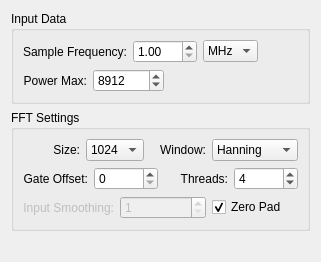
     <widget class="QWidget" name="tab_3" >
      <attribute name="title" >
       <string>General</string>
      </attribute>
      <layout class="QVBoxLayout" >
       <item>
        <widget class="QGroupBox" name="groupBox_4" >
         <property name="title" >
          <string>Input Data</string>
         </property>
         <layout class="QVBoxLayout" >
          <item>
           <layout class="QHBoxLayout" >
            <item>
             <widget class="QLabel" name="label_13" >
              <property name="text" >
               <string>Sample Frequency:</string>
              </property>
              <property name="alignment" >
               <set>Qt::AlignRight|Qt::AlignTrailing|Qt::AlignVCenter</set>
              </property>
             </widget>
            </item>
            <item>
             <widget class="QDoubleSpinBox" name="sampleFrequencyValue_" >
              <property name="suffix" >
               <string/>
              </property>
              <property name="minimum" >
               <double>1.000000000000000</double>
              </property>
              <property name="maximum" >
               <double>999.990000000000009</double>
              </property>
              <property name="singleStep" >
               <double>10.000000000000000</double>
              </property>
              <property name="value" >
               <double>1.000000000000000</double>
              </property>
             </widget>
            </item>
            <item>
             <widget class="QComboBox" name="sampleFrequencyScale_" >
              <property name="sizePolicy" >
               <sizepolicy vsizetype="Fixed" hsizetype="Preferred" >
                <horstretch>0</horstretch>
                <verstretch>0</verstretch>
               </sizepolicy>
              </property>
              <property name="currentIndex" >
               <number>2</number>
              </property>
              <item>
               <property name="text" >
                <string>Hz</string>
               </property>
              </item>
              <item>
               <property name="text" >
                <string>kHz</string>
               </property>
              </item>
              <item>
               <property name="text" >
                <string>MHz</string>
               </property>
              </item>
              <item>
               <property name="text" >
                <string>GHz</string>
               </property>
              </item>
             </widget>
            </item>
            <item>
             <spacer>
              <property name="orientation" >
               <enum>Qt::Horizontal</enum>
              </property>
              <property name="sizeHint" >
               <size>
                <width>40</width>
                <height>20</height>
               </size>
              </property>
             </spacer>
            </item>
           </layout>
          </item>
          <item>
           <layout class="QHBoxLayout" >
            <item>
             <widget class="QLabel" name="powerMaxLabel_1" >
              <property name="enabled" >
               <bool>true</bool>
              </property>
              <property name="text" >
               <string>Power Max:</string>
              </property>
              <property name="alignment" >
               <set>Qt::AlignRight|Qt::AlignTrailing|Qt::AlignVCenter</set>
              </property>
             </widget>
            </item>
            <item>
             <widget class="QSpinBox" name="powerMax_" >
              <property name="minimum" >
               <number>-100000</number>
              </property>
              <property name="maximum" >
               <number>100000</number>
              </property>
              <property name="value" >
               <number>8912</number>
              </property>
             </widget>
            </item>
            <item>
             <spacer>
              <property name="orientation" >
               <enum>Qt::Horizontal</enum>
              </property>
              <property name="sizeHint" >
               <size>
                <width>40</width>
                <height>20</height>
               </size>
              </property>
             </spacer>
            </item>
           </layout>
          </item>
         </layout>
        </widget>
       </item>
       <item>
        <widget class="QGroupBox" name="groupBox_3" >
         <property name="title" >
          <string>FFT Settings</string>
         </property>
         <layout class="QVBoxLayout" >
          <item>
           <layout class="QHBoxLayout" >
            <item>
             <widget class="QLabel" name="label_8" >
              <property name="text" >
               <string>Size:</string>
              </property>
              <property name="alignment" >
               <set>Qt::AlignRight|Qt::AlignTrailing|Qt::AlignVCenter</set>
              </property>
             </widget>
            </item>
            <item>
             <widget class="QComboBox" name="fftSize_" >
              <property name="currentIndex" >
               <number>3</number>
              </property>
              <item>
               <property name="text" >
                <string>128</string>
               </property>
              </item>
              <item>
               <property name="text" >
                <string>256</string>
               </property>
              </item>
              <item>
               <property name="text" >
                <string>512</string>
               </property>
              </item>
              <item>
               <property name="text" >
                <string>1024</string>
               </property>
              </item>
              <item>
               <property name="text" >
                <string>2048</string>
               </property>
              </item>
              <item>
               <property name="text" >
                <string>4096</string>
               </property>
              </item>
              <item>
               <property name="text" >
                <string>8192</string>
               </property>
              </item>
             </widget>
            </item>
            <item>
             <widget class="QLabel" name="label_6" >
              <property name="text" >
               <string>Window:</string>
              </property>
              <property name="alignment" >
               <set>Qt::AlignRight|Qt::AlignTrailing|Qt::AlignVCenter</set>
              </property>
             </widget>
            </item>
            <item>
             <widget class="QComboBox" name="windowType_" >
              <property name="currentIndex" >
               <number>2</number>
              </property>
              <item>
               <property name="text" >
                <string>Rectangle</string>
               </property>
              </item>
              <item>
               <property name="text" >
                <string>Triangle</string>
               </property>
              </item>
              <item>
               <property name="text" >
                <string>Hanning</string>
               </property>
              </item>
              <item>
               <property name="text" >
                <string>Hamming</string>
               </property>
              </item>
              <item>
               <property name="text" >
                <string>Blackman</string>
               </property>
              </item>
             </widget>
            </item>
           </layout>
          </item>
          <item>
           <layout class="QHBoxLayout" >
            <item>
             <widget class="QLabel" name="label_9" >
              <property name="text" >
               <string>Gate Offset:</string>
              </property>
              <property name="alignment" >
               <set>Qt::AlignRight|Qt::AlignTrailing|Qt::AlignVCenter</set>
              </property>
             </widget>
            </item>
            <item>
             <widget class="QSpinBox" name="gateStart_" >
              <property name="maximum" >
               <number>5000</number>
              </property>
              <property name="singleStep" >
               <number>10</number>
              </property>
             </widget>
            </item>
            <item>
             <widget class="QLabel" name="label_11" >
              <property name="text" >
               <string>Threads:</string>
              </property>
              <property name="alignment" >
               <set>Qt::AlignRight|Qt::AlignTrailing|Qt::AlignVCenter</set>
              </property>
             </widget>
            </item>
            <item>
             <widget class="QSpinBox" name="workerThreadCount_" >
              <property name="minimum" >
               <number>1</number>
              </property>
              <property name="maximum" >
               <number>8</number>
              </property>
              <property name="singleStep" >
               <number>1</number>
              </property>
              <property name="value" >
               <number>4</number>
              </property>
             </widget>
            </item>
           </layout>
          </item>
          <item>
           <layout class="QHBoxLayout" >
            <item>
             <widget class="QLabel" name="label_10" >
              <property name="enabled" >
               <bool>false</bool>
              </property>
              <property name="text" >
               <string>Input Smoothing:</string>
              </property>
              <property name="alignment" >
               <set>Qt::AlignRight|Qt::AlignTrailing|Qt::AlignVCenter</set>
              </property>
             </widget>
            </item>
            <item>
             <widget class="QSpinBox" name="smoothing_" >
              <property name="enabled" >
               <bool>false</bool>
              </property>
              <property name="minimum" >
               <number>1</number>
              </property>
              <property name="maximum" >
               <number>100</number>
              </property>
              <property name="singleStep" >
               <number>1</number>
              </property>
              <property name="value" >
               <number>1</number>
              </property>
             </widget>
            </item>
            <item>
             <widget class="QCheckBox" name="zeroPad_" >
              <property name="text" >
               <string>Zero Pad</string>
              </property>
              <property name="checked" >
               <bool>true</bool>
              </property>
             </widget>
            </item>
           </layout>
          </item>
         </layout>
        </widget>
       </item>
       <item>
        <spacer>
         <property name="orientation" >
          <enum>Qt::Vertical</enum>
         </property>
         <property name="sizeHint" >
          <size>
           <width>20</width>
           <height>20</height>
          </size>
         </property>
        </spacer>
       </item>
      </layout>
     </widget>
